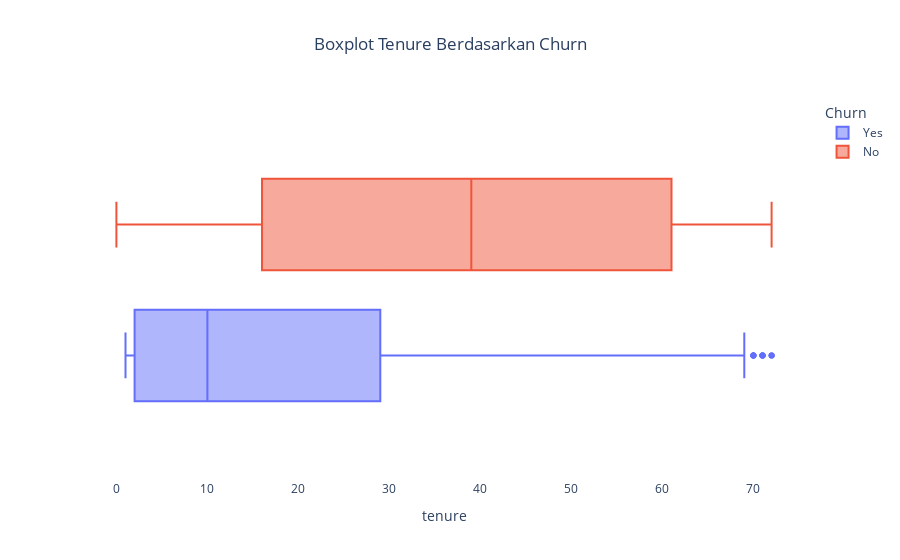
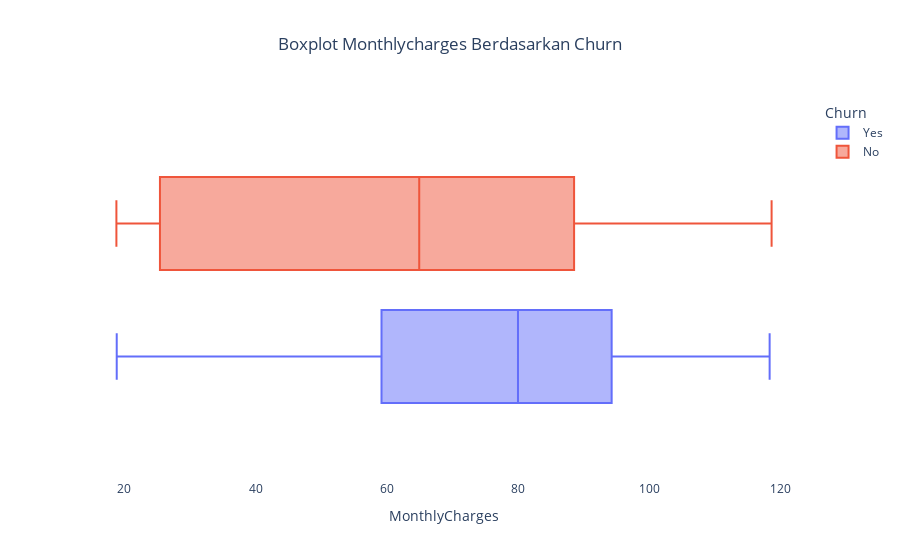

Notebook code for these charts, in order:
### Markdown cell above
- Distribusi lama berlangganan (tenure) menunjukkan skewness positif (condong ke kanan), mengindikasikan mayoritas pelanggan memiliki durasi berlangganan yang pendek dengan sejumlah kecil pelanggan berlangganan lebih lama. 
- Demikian pula, distribusi biaya bulanan (Monthly Charges) juga memperlihatkan skewness positif, menunjukkan bahwa sebagian besar pelanggan membayar biaya rendah hingga menengah, sementara sebagian kecil membayar biaya yang lebih tinggi.

### Code cell
# Ambil semua kolom bertipe numerik dari dataframe
num_cols = df_edit.select_dtypes(include="number").columns.tolist()

for col in num_cols:
    
    boxplot=px.box(df_edit,x=col,color="Churn", title=f"Boxplot {col.capitalize()} Berdasarkan Churn")
    
    boxplot.update_layout(
    title={"x": 0.5},             # Judul diposisikan di tengah
    plot_bgcolor="rgba(0,0,0,0)", # Latar belakang plot dibuat transparan
    paper_bgcolor="rgba(0,0,0,0)" # Latar belakang seluruh kanvas juga transparan
)
    boxplot.show()

### Figure 1 — Plotly figure (JSON) as saved in the notebook; plotly's stock layout.template omitted (floating-point values rounded to 4 significant figures; data arrays with more than 128 entries replaced by an {"elided": "..."} marker saying what was removed)
{"data": [{"alignmentgroup": "True", "hovertemplate": "Churn=Yes<br>tenure=%{x}<extra></extra>", "legendgroup": "Yes", "marker": {"color": "#636efa"}, "name": "Yes", "notched": false, "offsetgroup": "Yes", "orientation": "h", "showlegend": true, "type": "box", "x": {"elided": "1288 int values"}, "x0": " ", "xaxis": "x", "y0": " ", "yaxis": "y"}, {"alignmentgroup": "True", "hovertemplate": "Churn=No<br>tenure=%{x}<extra></extra>", "legendgroup": "No", "marker": {"color": "#EF553B"}, "name": "No", "notched": false, "offsetgroup": "No", "orientation": "h", "showlegend": true, "type": "box", "x": {"elided": "3565 int values"}, "x0": " ", "xaxis": "x", "y0": " ", "yaxis": "y"}], "layout": {"boxmode": "group", "legend": {"title": {"text": "Churn"}, "tracegroupgap": 0}, "paper_bgcolor": "rgba(0,0,0,0)", "plot_bgcolor": "rgba(0,0,0,0)", "title": {"text": "Boxplot Tenure Berdasarkan Churn", "x": 0.5}, "xaxis": {"anchor": "y", "domain": [0, 1], "title": {"text": "tenure"}}, "yaxis": {"anchor": "x", "domain": [0, 1]}}}

### Figure 2 — Plotly figure (JSON) as saved in the notebook; plotly's stock layout.template omitted (floating-point values rounded to 4 significant figures; data arrays with more than 128 entries replaced by an {"elided": "..."} marker saying what was removed)
{"data": [{"alignmentgroup": "True", "hovertemplate": "Churn=Yes<br>MonthlyCharges=%{x}<extra></extra>", "legendgroup": "Yes", "marker": {"color": "#636efa"}, "name": "Yes", "notched": false, "offsetgroup": "Yes", "orientation": "h", "showlegend": true, "type": "box", "x": {"elided": "1288 float values"}, "x0": " ", "xaxis": "x", "y0": " ", "yaxis": "y"}, {"alignmentgroup": "True", "hovertemplate": "Churn=No<br>MonthlyCharges=%{x}<extra></extra>", "legendgroup": "No", "marker": {"color": "#EF553B"}, "name": "No", "notched": false, "offsetgroup": "No", "orientation": "h", "showlegend": true, "type": "box", "x": {"elided": "3565 float values"}, "x0": " ", "xaxis": "x", "y0": " ", "yaxis": "y"}], "layout": {"boxmode": "group", "legend": {"title": {"text": "Churn"}, "tracegroupgap": 0}, "paper_bgcolor": "rgba(0,0,0,0)", "plot_bgcolor": "rgba(0,0,0,0)", "title": {"text": "Boxplot Monthlycharges Berdasarkan Churn", "x": 0.5}, "xaxis": {"anchor": "y", "domain": [0, 1], "title": {"text": "MonthlyCharges"}}, "yaxis": {"anchor": "x", "domain": [0, 1]}}}
